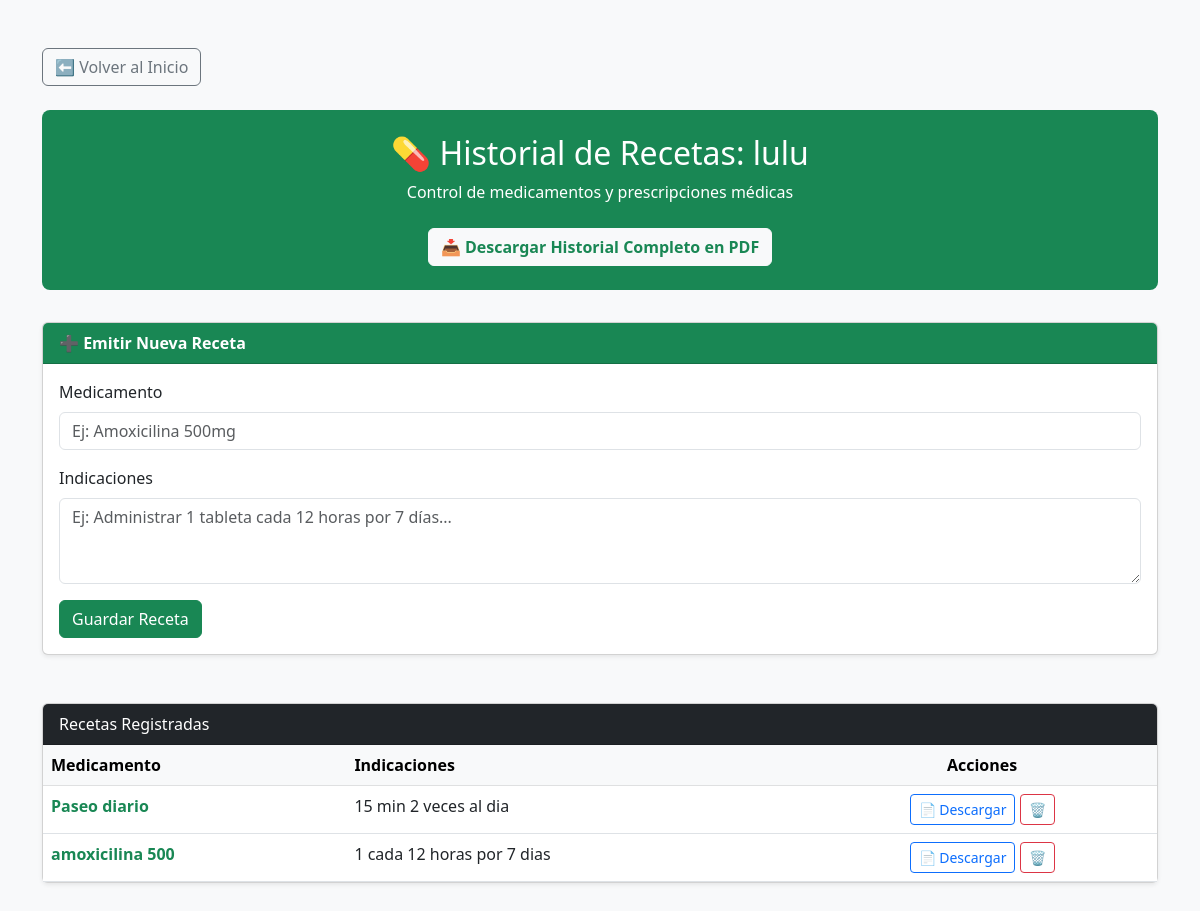
The app's page /mascota/1/recetas with its own data.
### models.py (models this page shows)
class Mascota(Base):
    __tablename__ = "mascotas"
    id = Column(Integer, primary_key=True, index=True)
    nombre = Column(String)
    especie = Column(String)
    raza = Column(String)
    edad = Column(Integer)
    dueno_id = Column(Integer, ForeignKey("duenos.id", ondelete="CASCADE"), nullable=False)
    observaciones = Column(String, default="Sin observaciones") # <-- Nuevo campo
    dueno = relationship("Dueno", back_populates="mascotas")
    examenes = relationship("Examen", back_populates="mascota", cascade="all, delete-orphan")
    recetas = relationship("Receta", back_populates="mascota", cascade="all, delete-orphan")
    facturas = relationship("Factura", back_populates="mascota", cascade="all, delete-orphan")

class Receta(Base):
    __tablename__ = "recetas"
    id = Column(Integer, primary_key=True, index=True)
    mascota_id = Column(Integer, ForeignKey("mascotas.id"))
    medicamento = Column(String)
    indicaciones = Column(String)
    mascota = relationship("Mascota", back_populates="recetas")

### main.py (the view)
@app.get("/mascota/{mascota_id}/recetas", response_class=HTMLResponse)
def ver_recetas(mascota_id: int, request: Request, db: Session = Depends(get_db)):
    mascota = db.query(models.Mascota).filter(models.Mascota.id == mascota_id).first()
    if not mascota:
        raise HTTPException(status_code=404, detail="Paciente no encontrado")
    return templates.TemplateResponse("recetas.html", {"request": request, "mascota": mascota})

### templates/recetas.html (shortened to what this page needs)
<!DOCTYPE html>
<html lang="es">
<head>
    <link href="https://cdn.jsdelivr.net/npm/bootstrap@5.3.0/dist/css/bootstrap.min.css" rel="stylesheet">
</head>
<body class="bg-light">
<div class="container mt-5 mb-5">
    <div class="d-flex justify-content-between align-items-center mb-4">
        <a href="/" class="btn btn-outline-secondary">⬅️ Volver al Inicio</a>
    </div>
    <div class="hero-recetas text-center">
        <h2>💊 Historial de Recetas: {{ mascota.nombre }}</h2>
        <p>Control de medicamentos y prescripciones médicas</p>
        <a href="/mascota/{{ mascota.id }}/recetas/pdf" class="btn btn-light text-success fw-bold mt-2">
            📥 Descargar Historial Completo en PDF
        </a>
    </div>
    <div class="card mb-5 shadow-sm">
        <div class="card-header bg-success text-white fw-bold">➕ Emitir Nueva Receta</div>
        <div class="card-body">
            <form action="/mascota/{{ mascota.id }}/receta_nueva" method="post">
                <div class="mb-3">
                    <label class="form-label">Medicamento</label>
                    <input type="text" name="medicamento" class="form-control" placeholder="Ej: Amoxicilina 500mg" required>
                </div>
                <div class="mb-3">
                    <label class="form-label">Indicaciones</label>
                    <textarea name="indicaciones" class="form-control" rows="3" placeholder="Ej: Administrar 1 tableta cada 12 horas por 7 días..." required></textarea>
                </div>
                <button type="submit" class="btn btn-success">Guardar Receta</button>
            </form>
        </div>
    </div>
    <div class="card shadow-sm">
        <div class="card-header bg-dark text-white">Recetas Registradas</div>
        <div class="card-body p-0">
            <table class="table table-hover mb-0">
                <thead class="table-light">
                    <tr>
                        <th>Medicamento</th>
                        <th>Indicaciones</th>
                        <th class="text-center">Acciones</th>
                    </tr>
                </thead>
                <tbody>
                    {% for receta in mascota.recetas %}
                    <tr>
                        <td class="fw-bold text-success">{{ receta.medicamento }}</td>
                        <td>{{ receta.indicaciones }}</td>
                        <td class="text-center">
                            <a href="/receta/{{ receta.id }}/pdf" class="btn btn-sm btn-outline-primary">
                                📄 Descargar
                            </a>
                            <button type="button"
                                    onclick="eliminarElemento('receta', '{{ receta.id }}')"
                                    class="btn btn-sm btn-outline-danger">
                                🗑️
                            </button>
                        </td>
                    </tr>
                    {% else %}
                    <tr>
                        <td colspan="3" class="text-center text-muted py-4">
                            No existen recetas registradas para este paciente.
                        </td>
                    </tr>
                    {% endfor %}
                </tbody>
            </table>
        </div>
    </div>
</div>
</body>
</html>

### templates/recetas.html (style rules this page uses)
.hero-recetas { background-color: #198754; color: white; padding: 1.5rem; border-radius: 0.5rem; margin-bottom: 2rem; }

### records on screen
Mascota: nombre "lulu"
Receta: medicamento "Paseo diario", indicaciones "15 min 2 veces al dia"
Receta: medicamento "amoxicilina 500", indicaciones "1 cada 12 horas por 7 dias"
